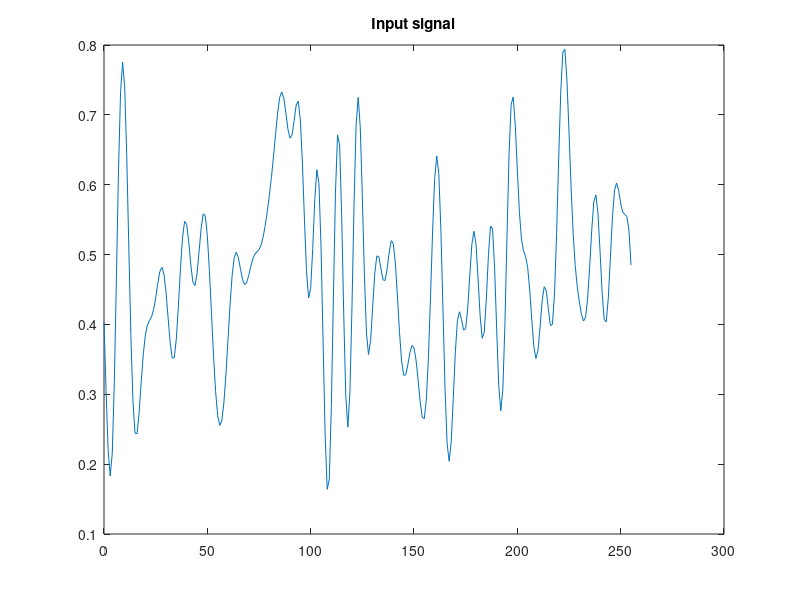

Recreate this plot in MATLAB. (Note: this script raises an error after producing the figure.)
%%4.DWT of 1D
% 4.1 The two-channel filter bank
fprintf('\n\n ------- 4.1 The two-channel filter bank -------\n\n')
% Create random signal
l=256;
u=((-l/2):(l/2-1))*2*pi/l;
s0=rand(1,l);
S0=fftshift(fft(ifftshift(s0)));
S=S0.*(abs(u)<pi/4);
s=real(ifftshift(ifft(fftshift(S))));
figure(1);plot(0:255,s);
title('Input signal');

% Create filters from the db3 family
[h0, g0, h1, g1]=wfilters('db3');

% Look at the Fourier transforms of the filters
flength=length(h0);
u1=((-flength/2):(flength/2-1))*2*pi/flength;
figure(2);
subplot(4,1,1);plot(u1,abs(fftshift(fft(h0))));title('FT of h0');
subplot(4,1,2);plot(u1,abs(fftshift(fft(g0))));title('FT of g0');
subplot(4,1,3);plot(u1,abs((fftshift(fft(h1)))));title('FT of h1');
subplot(4,1,4);plot(u1,abs(fftshift(fft(g1))));title('FT of g1');
%QUESTION: How would you characterise the filters in terms of their frequency response functions?
%Sol:h0 and h1 are low pass filter ,,g0,g1 are high pass filter.
%QUESTION: Are the filter coefficients related to each other in the way you expected?
%Sol:yes
dwtmode('per');  %Set periodic mode of filtering operations
[a, d]=dwt(s,h0,g0);
figure(3);
subplot(2,1,1);plot(a);title('a');
subplot(2,1,2);plot(d);title('d');
%QUESTION: How would you characterise the two signals a and d?
%Sol:a contailns data,approximation,,,d contains details

% Reconstruct
srec1=idwt(a,d,h1,g1);
figure(4);plot(0:255,srec1);
title('Reconstructed signal');
%QUESTION: The reconstructed signal should be equal to the input signal.
% Verify this. Are they equal?
%Sol:almost same with small error

%Notice: the signals a and d each have half as many samples as the input
% signal s, and together they represent the same amount of data as s. Instead
% of plotting a and d one on top of the other, as in figure 3, they can be
% represented as the concatenation [a d] which is a signal of the same length 
% as the input signal. This form will be used in the following task.
%% 4.2 Multi-level filter bank
% Apply the filter on a0 instead
[a1, d1]=dwt(s,h0,g0);
[a2, d2]=dwt(a1,h0,g0);
figure(5);
subplot(3,1,1);plot(a2);title('a2');
subplot(3,1,2);plot(d2);title('d2');
subplot(3,1,3);plot(d1);title('d1');

a1rec=idwt(a2,d2,h1,g1);
srec2=idwt(a1rec,d1,h1,g1);
figure(6);plot(srec2);title('Reconstructed signal');
%QUESTION: Verify that the reconstructed signal equals the input signal.
% Are they equal?
%Sol:yes

% Code snippet (A)
N=3;ad=s;p=length(s);figure(7);
for cnt=1:N
[a, d]=dwt(ad(1:p),h0,g0);
ad(1:p)=[a d];

subplot(N+1,1,N+2-cnt);
plot(d);title(sprintf('details level %d',cnt));
p=p/2;
end
subplot(N+1,1,1);plot(a);
title(sprintf('approximation level %d',cnt));
figure(8);plot(ad);
title('Concatenated approximation and details');
% Code snippet (B)
for cnt=1:N
ad(1:(2*p))=idwt(ad(1:p),ad((p+1):(2*p)),h1,g1);
p=2*p;
end
figure(9);plot(ad);title('Reconstructed signal');
%QUESTION: Is the reconstructed signal in figure 9 equal to the input signal, figure 1?
%Sol:yes

%Try different values for N and look at the results!

%% 4.3 Simple signal compression
%QUESTION: If you use some reasonable value for N and consider the approximation and detail signals,
% how would you implement such a quantisation? Which components seem to need more bits than others?
% Sol:high level need more data,,a needs more bits than d

% Code snippet (A)
N=5;ad=s;p=length(s);figure(7);
for cnt=1:N
[a, d]=dwt(ad(1:p),h0,g0);
ad(1:p)=[a d];

subplot(N+1,1,N+2-cnt);
plot(d);title(sprintf('details level %d',cnt));
p=p/2;
end

subplot(N+1,1,1);plot(a);
title(sprintf('approximation level %d',cnt));
figure(10);plot(ad);
title('Concatenated approximation and details');

p_save = p;
q = zeros((N+1),2);
q(:,1) = 4;
ad_test = ad;
ad_save = ad;

q(1,2) = max(abs(ad_test(1:p)));
ad_test = ad_test(p+1:end);

for i = 1:N
   q(i+1,2) = max(abs(ad_test(1:p)));
   ad_test = ad_test(p+1:end);
   p = 2*p; 
end

[ad, bps] = quantisead(ad,q);

p= p_save;
% Reconstruct
% Code snippet (B)
for cnt=1:N
ad(1:(2*p))=idwt(ad(1:p),ad((p+1):(2*p)),h1,g1);
p=2*p;
end

figure(100);
subplot(3,1,1);plot(s);title('Original signal');
subplot(3,1,2);plot(ad);title('Reconstructed signal');
subplot(3,1,3);plot(s-ad);title('Difference');
SNR=log10(max(s)/std(ad-s))*20;
bps;

%QUESTION: What SNR do you get? What is the average number of bits per sample?
%sol:4.457db,,16 bitsper second

%QUESTION: What parameter do you use, what is the resulting SNR and average bits per sample?
%sol:
